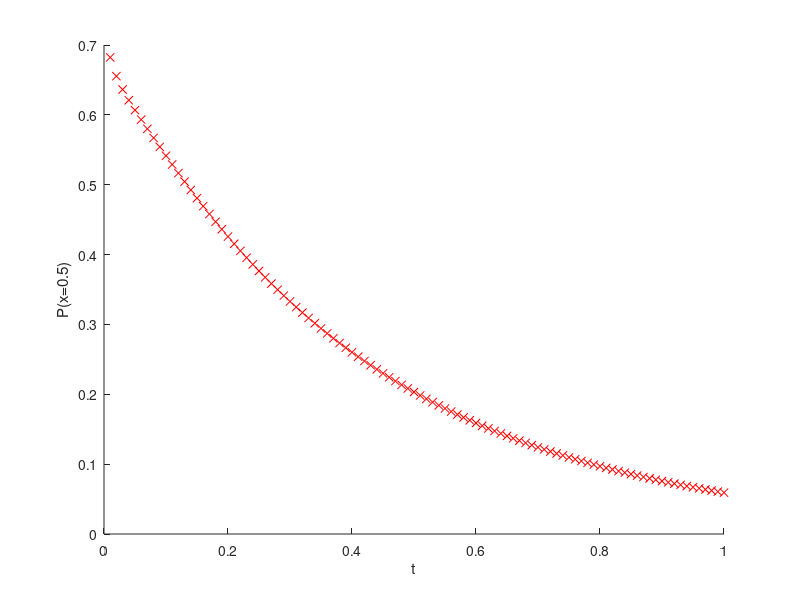

Reproduce this figure in MATLAB.
clear; clc; close all;
% Description: Solves a PDE using the crank nicolson method.
% Input Values

C       = 1;
dx      = 0.01; 
dt      = 0.01;
xStart  = -1; 
xEnd    = 1;
PIC     = @(x) exp(1-1./(1-x.^2));
PBC     = [0,0];

tSim = 1;
xSpan = [xStart,xEnd];


% Grid parameters
x = xSpan(1):dx:xSpan(2);
t = 0:dt:tSim;
Nx = numel(x);
Nt = numel(t);
lambda = C*dt/dx^2;

% Initial Conditions
P = PIC(x)';

% Boundary Conditions
P(1) = PBC(1); P(end) = PBC(2);

% Interior Nodes
N = Nx-2; % Number of Unknowns (Dirichlet Boundary conditions on both ends)


% Coefficient Matrix
leftCoefficient     = -lambda;
rightCoefficient    = -lambda;
centerCoefficient   =  2*(1+lambda);

Au = diag(rightCoefficient  * ones(1,N-1),   1); % Upper Diagonal
Al = diag(leftCoefficient   * ones(1,N-1),  -1); % Lower Diagonal
Ad = diag(centerCoefficient * ones(1,N),     0); % Main Diagonal

A = Au + Al + Ad;
A8 = A;

% RHS Vector
b = lambda*P(1:end-2) + 2*(1-lambda)*P(2:end-1) + lambda*P(3:end);

% Boundary conditions
b(1)    = 2*lambda*P(1) + 2*(1-lambda)*P(2) + lambda*P(3);
b(end)  = lambda*P(end-2) + 2*(1-lambda)*P(end-1) + 2*lambda*P(end);

hold on
xlabel('t')
ylabel('P(x=0.5)')
% Time loop
for it = 2:Nt
    P(2:end-1) = A\b;
    b       = lambda*P(1:end-2) + 2*(1-lambda)*P(2:end-1) + lambda*P(3:end);
    b(1)    = 2*lambda*P(1) + 2*(1-lambda)*P(2) + lambda*P(3);
    b(end)  = lambda*P(end-2) + 2*(1-lambda)*P(end-1) + 2*lambda*P(end);
    if (it==2)
        A9 = b;
    end
    plot(t(it),P(x==0.5),'rx');
end
A10 = b;
A12 = 0;